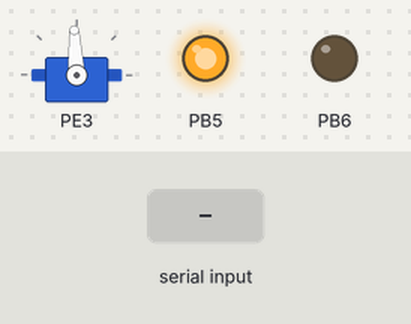
A program run on a simulated ATmega128, built with avr-gcc and emulated at 16 MHz. On the bench: servo, output pins drawn as LEDs (lit = HIGH). The test bench sets the inputs (shaded band). Servo pulses on a pin are drawn as a servo (544–2400 µs = 0–180°).

Above: at 1.2 s.
1.3 s: "1" received over Serial
At 4.2 s:
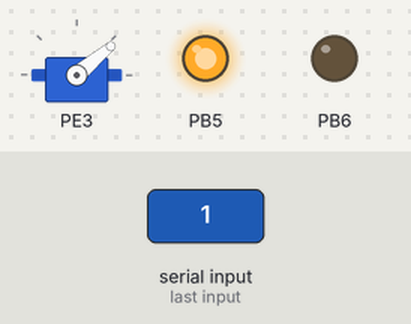
At 11.6 s:
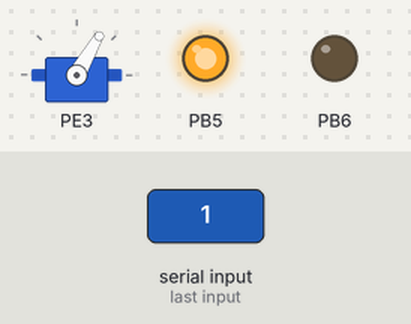
Timing chart, 0 to 16.3 s (numbered marks = the images above; inputs shaded):
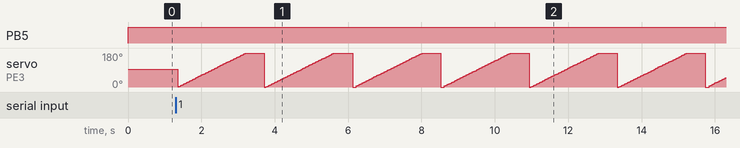

The program:

main.c
```c
#define F_CPU 16000000UL
#include <avr/io.h>
#include <util/delay.h>
#include "MyBluetooth.h"
#include "MYDC.h"
#include "MYServo.h"

int main(void)
{
	char rx_txt;
	int cnt = 125, toggle = 0;
	bluetooth_Init();
	DC_INIT();
	Servo_INIT();

	while (1)
    {
		rx_txt = bluetooth_Rx();
		if(rx_txt == "1")
		{
			DC_Motor(30);
			toggle = 1;
		}
		else if(rx_txt == "2")
		{
			DC_Motor(60);
			toggle = 2;
		}
		else if(rx_txt == "3")
		{
			DC_Motor(100);
			toggle = 3;
		}
		else if(rx_txt == "4")
		{
			toggle = 4;
		}

		while(!(UCSR1A & 0x80))
		{
			if(toggle != 4)
			{
				Servo_Motor(cnt++);
				_delay_ms(4);
				if(cnt > 725)	cnt = 125;
			}
		}
    }

}
```

MYDC.c
```c
#include <avr/io.h>
#include <avr/interrupt.h>

void DC_INIT(void)
{
	DDRB|=0x60;			// PINB5, 6
	TCCR1A=0x82;
	TCCR1B=0x1A;
	OCR1A=0;
}
void DC_Motor(int speed)
{
	if(speed<  0) speed=  0;
	if(speed>100) speed=100;
	OCR1A=speed;
}
```

MYDC.h
```c
#ifndef MYDC_H_
#define MYDC_H_


void DC_INIT(void);
void DC_Motor(int);

#endif /* MYDC_H_ */
```

MyBluetooth.c
```c
#include <avr/io.h>

void bluetooth_Init(void)
{
	UCSR0A = 0x00;
	UCSR0B = 0x98;
	UCSR0C = 0x06;
	UBRR0H = 0x00;
	UBRR0L = 103;
}
char bluetooth_Rx(void)
{
	while((UCSR0A & 0x80) == 0);
	return UDR0;
}
```

MyBluetooth.h
```c
#ifndef MYBLUETOOTH_H_
#define MYBLUETOOTH_H_


void bluetooth_Init(void);
char bluetooth_Rx(void);

#endif /* MYBLUETOOTH_H_ */
```

MyServo.c
```c
#include <avr/io.h>

void Servo_INIT(void)
{
    TCCR3A = (1 << COM3A1) | (1 << WGM11);
	TCCR3B = (1 << WGM33) | (1 << WGM32) | (1 << CS31) | (1 << CS30);
	ICR3 = 4999; // ICR1 set to TOP
	OCR3A = 375; // 0 degree
	TCNT3 = 0X00; // Strating point
   	DDRE = 0x08;
}
//125 ~ 725
void Servo_Motor(int degree)
{
    if      (degree < 125)      degree = 125;
    else if (degree > 725)      degree = 725;
    OCR3A = degree;
}
```

MyServo.h
```c
#ifndef MYServo_H_
#define MYServo_H_


void Servo_INIT(void);
void Servo_Motor(int);

#endif /* MYServo_H_ */
```
